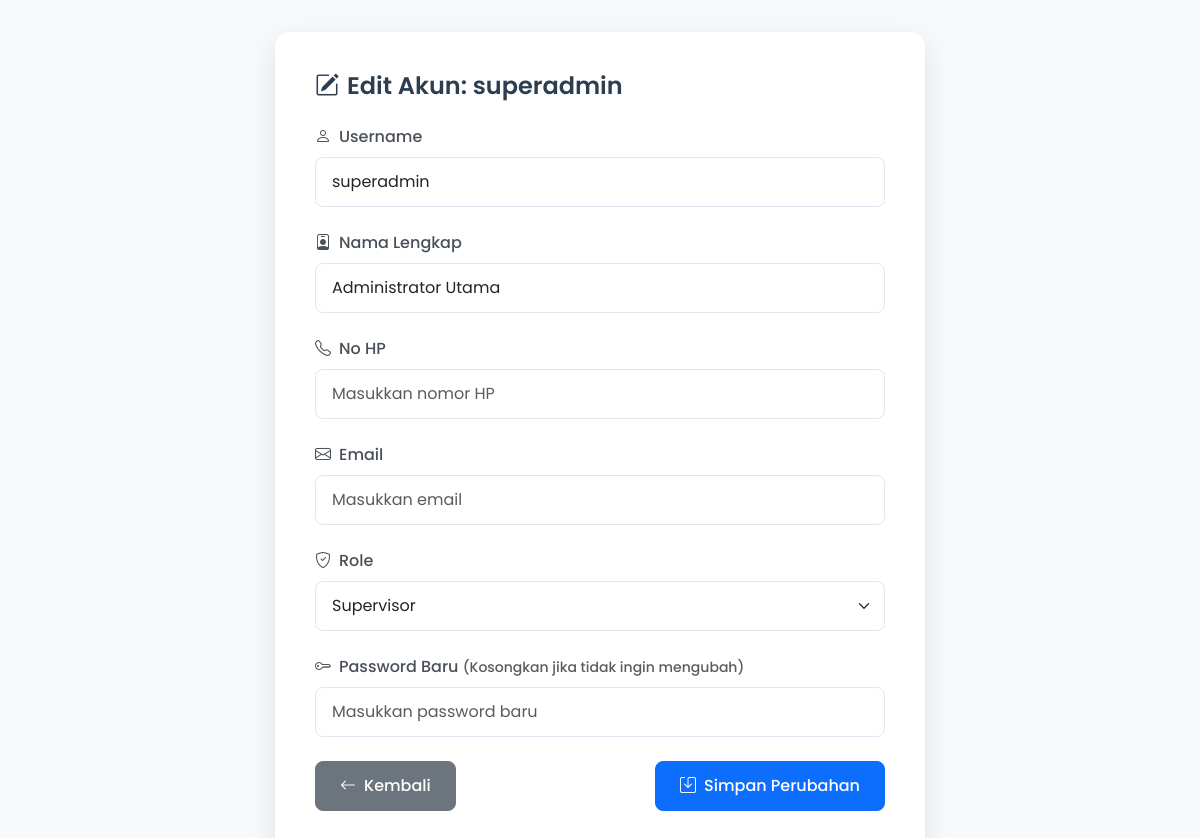
/service/super-admin/edit_akun.php?id=1 (signed in), run on an earlier commit of the app's database.
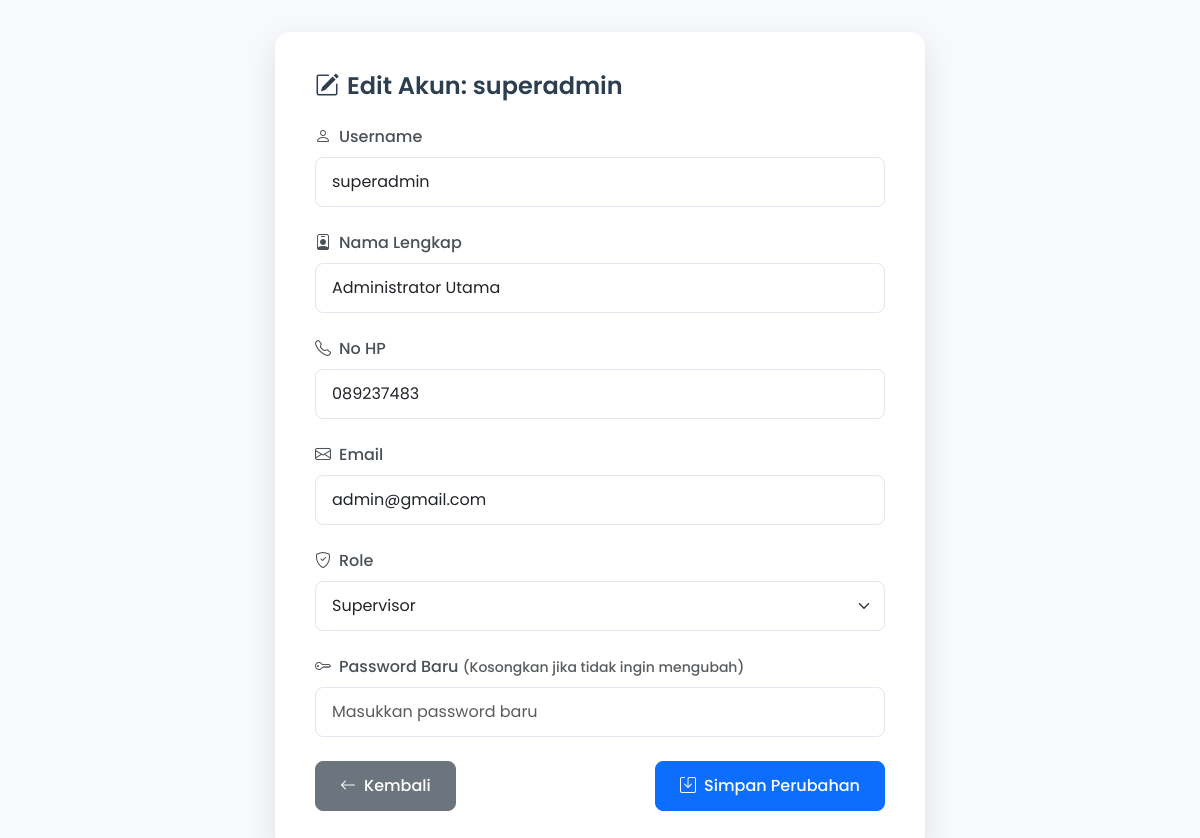
And on a later commit of the database.
### tables this page shows
CREATE TABLE `users` (
  `id` int(11) NOT NULL,
  `username` varchar(50) NOT NULL,
  `password` varchar(255) NOT NULL,
  `nama_lengkap` varchar(100) DEFAULT NULL,
  `no_hp` varchar(20) NOT NULL,
  `email` varchar(50) NOT NULL,
  `role` enum('pcl','pml','supervisor') DEFAULT 'pcl',
  `created_at` timestamp NOT NULL DEFAULT current_timestamp(),
  `updated_at` timestamp NULL DEFAULT NULL ON UPDATE current_timestamp()
);

### service/super-admin/edit_akun.php (the view, shortened to what this page needs)
<?php
include '../../config/koneksi.php';
$id = isset($_GET['id']) ? intval($_GET['id']) : 0;
$query = mysqli_query($conn, "SELECT * FROM users WHERE id = $id");
$user = mysqli_fetch_assoc($query);
?>
<!DOCTYPE html>
<html lang="id">
<head>
    <link href="https://cdn.jsdelivr.net/npm/bootstrap@5.3.0/dist/css/bootstrap.min.css" rel="stylesheet">
    <link href="https://cdn.jsdelivr.net/npm/bootstrap-icons@1.10.5/font/bootstrap-icons.css" rel="stylesheet">
</head>
<body>
<div class="container-fluid">
    <div class="row justify-content-center">
        <div class="col-12">
            <div class="card">
                <div class="card-body">
                    <h4>
                        <i class="bi bi-pencil-square me-2"></i>Edit Akun: <?= htmlspecialchars($user['username']) ?>
                    </h4>
                    <form method="post" autocomplete="off">
                        <div class="mb-3">
                            <label class="form-label">
                                <i class="bi bi-person me-2"></i>Username
                            </label>
                            <input type="text" name="username" class="form-control" required
                                   value="<?= htmlspecialchars($user['username']); ?>"
                                   placeholder="Masukkan username">
                        </div>
                        <div class="mb-3">
                            <label class="form-label">
                                <i class="bi bi-person-badge me-2"></i>Nama Lengkap
                            </label>
                            <input type="text" name="nama_lengkap" class="form-control" required
                                   value="<?= htmlspecialchars($user['nama_lengkap']); ?>"
                                   placeholder="Masukkan nama lengkap">
                        </div>
                        <div class="mb-3">
                            <label class="form-label">
                                <i class="bi bi-telephone me-2"></i>No HP
                            </label>
                            <input type="text" name="no_hp" class="form-control" required
                                   value="<?= htmlspecialchars($user['no_hp']); ?>"
                                   placeholder="Masukkan nomor HP">
                        </div>
                        <div class="mb-3">
                            <label class="form-label">
                                <i class="bi bi-envelope me-2"></i>Email
                            </label>
                            <input type="email" name="email" class="form-control" required
                                   value="<?= htmlspecialchars($user['email']); ?>"
                                   placeholder="Masukkan email">
                        </div>
                        <div class="mb-3">
                            <label class="form-label">
                                <i class="bi bi-shield-check me-2"></i>Role
                            </label>
                            <select name="role" class="form-select" required>
                                <option value="supervisor" <?= $user['role'] === 'supervisor' ? 'selected' : '' ?>>Supervisor</option>
                            </select>
                        </div>
                        <div class="mb-3">
                            <label class="form-label">
                                <i class="bi bi-key me-2"></i>Password Baru
                                <span class="text-muted">(Kosongkan jika tidak ingin mengubah)</span>
                            </label>
                            <input type="password" name="password" class="form-control"
                                   placeholder="Masukkan password baru">
                        </div>
                        <div class="d-flex justify-content-between">
                            <a href="monitoring_akun.php" class="btn btn-secondary btn-custom">
                                <i class="bi bi-arrow-left me-2"></i>Kembali
                            </a>
                            <button type="submit" class="btn btn-primary btn-custom">
                                <i class="bi bi-save me-2"></i>Simpan Perubahan
                            </button>
                        </div>
                    </form>
                </div>
            </div>
        </div>
    </div>
</div>
</body>
</html>

What changed in the data, as far as the page shows it:
changed users "superadmin": no_hp (not shown) → "089237483"; email (not shown) → "admin@gmail.com"
